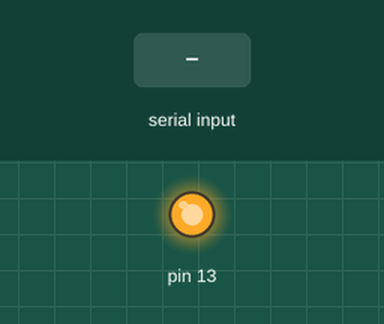
A sketch run on a simulated Arduino Mega 2560, built with avr-gcc and run on an emulated ATmega2560. On the bench: output pins drawn as LEDs (lit = HIGH). The test bench sets the inputs (shaded band). What the sketch prints to the serial monitor is not drawn.

Above: at 1.2 s.
1.3 s: "1" received over the second serial link
At 2.5 s:
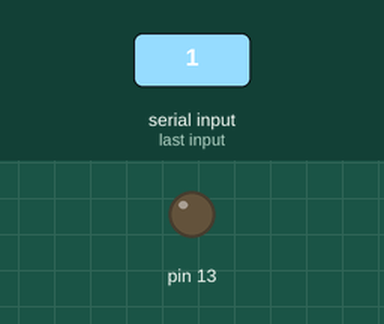
2.8 s: "0" received over the second serial link
At 3.8 s:
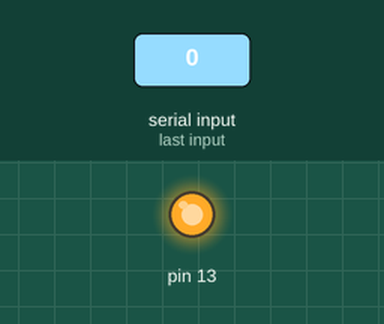
4.3 s: "2" received over the second serial link
At 4.7 s:
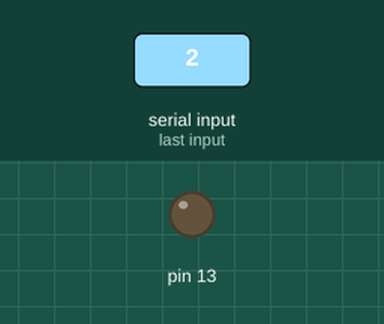
Timing chart, 0 to 7.3 s (numbered marks = the images above; inputs shaded):
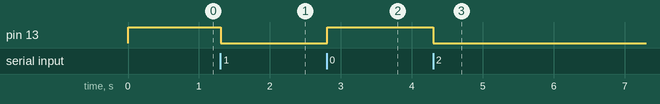

The sketch:

Xbee-Serial-Monitor.ino
```cpp
//Use the #define statements below to "rename" the serial ports
//this should help better show where data is being received and sent.
#define USB Serial
#define Xbee Serial1

void setup() {
  //setup serial port connected to USB
  USB.begin(9600);

  //setup serial port connected to hard UART
  Xbee.begin(9600);

  //turn on the LED
  pinMode(13,OUTPUT);
  digitalWrite(13,HIGH);
}

boolean ledState = false;
void loop()
{
  //While things are on USB (coming from PC) send out to UART (Xbee)
  while (USB.available() > 0)
  {
    //read the byte from the USB as character
    char c = USB.read();

    //send it over Xbee as printable character
    Xbee.print(c);
  }

  //While things are on UART (coming from Xbee) send up to USB (PC)
  while (Xbee.available() > 0)
  {
    //read the byte from Xbee as character
    char c = Xbee.read();

    //send it back to USB as printable character
    USB.print(c);

    //change state of LED so we know something was received
    digitalWrite(13,ledState);

    //change state of LED
    ledState = !ledState;
  }

  //short delay so not to overload USB/Serial
  delay(10);

}
```

Measured:
- after the input at 1.3 s, pin 13: HIGH → LOW at once
- after the input at 2.8 s, pin 13: LOW → HIGH at once
- after the input at 4.3 s, pin 13: HIGH → LOW at once
